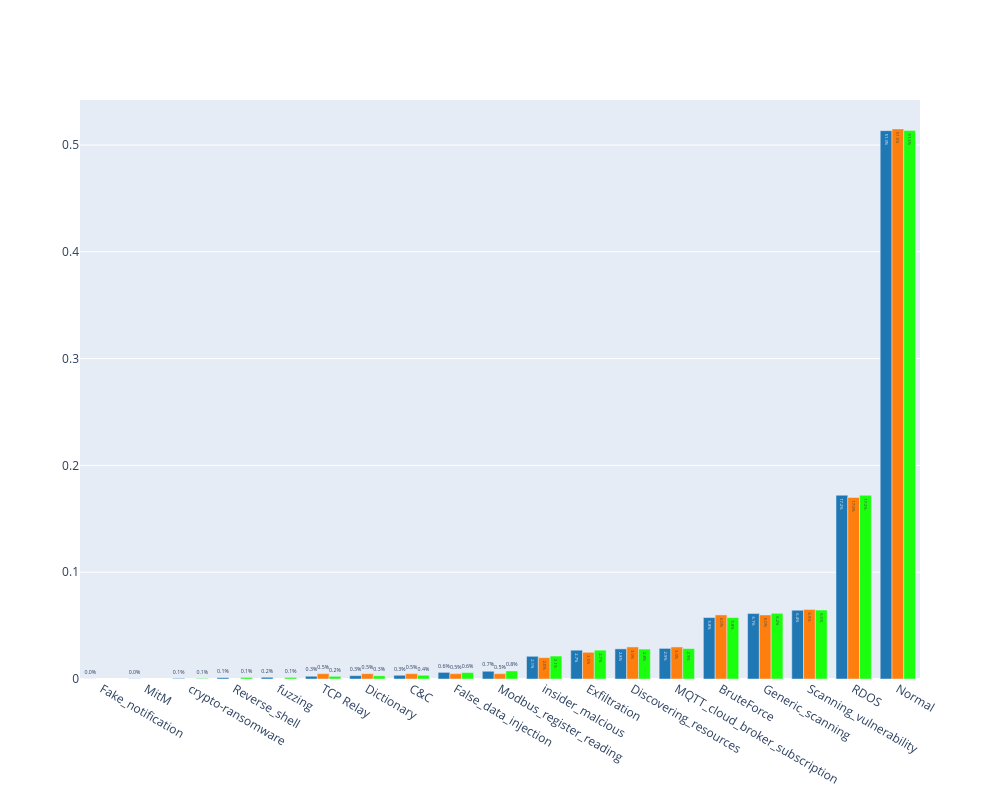

The notebook cell saved with this chart:
### Code cell
from sklearn.model_selection import train_test_split
import plotly.graph_objects as go

target_cols = ['class1', 'class2', 'class3']

X = df.drop(columns=target_cols)
y = df[['class1']]  # Focus on class1 for now

# Create the 1,000 row set
X_train_small, X_test_small, y_train_small, y_test_small = train_test_split(
    X, y, train_size=800, test_size=200, stratify=y, random_state=42
)

# Create the 10,000 row set
X_train_large, X_test_large, y_train_large, y_test_large = train_test_split(
    X, y, train_size=8000, test_size=2000, stratify=y, random_state=42
)

original_dist = df['class1'].value_counts(normalize=True).sort_index()
small_test_dist = y_test_small['class1'].value_counts(
    normalize=True).sort_index()
large_test_dist = y_test_large['class1'].value_counts(
    normalize=True).sort_index()

# 2. Create the Figure
fig = go.Figure(data=[
    go.Bar(
        name='Original Dataset',
        x=original_dist.index,
        y=original_dist.values,
        text=[f'{p:.1%}' for p in original_dist.values],
        textposition='auto',
        marker_color='#1f77b4'
    ),
    go.Bar(
        name='Small Test Set',
        x=small_test_dist.index,
        y=small_test_dist.values,
        text=[f'{p:.1%}' for p in small_test_dist.values],
        textposition='auto',
        marker_color='#ff7f0e'
    ),
    go.Bar(
        name='Large Test Set',
        x=large_test_dist.index,
        y=large_test_dist.values,
        text=[f'{p:.1%}' for p in large_test_dist.values],
        textposition='auto',
        marker_color="#1aff0e"
    )
])

fig.update_layout(
    # 'total ascending' makes the largest bar top-most in a horizontal plot
    xaxis={'categoryorder': 'total ascending'},
    showlegend=False,
    width=1000,
    height=800
)

fig.show()

pd.set_option('display.expand_frame_repr', False)
pd.set_option('display.max_columns', None)
pd.set_option('display.width', 1000)  # Ensure the width is large enough

orig_counts = df['class1'].value_counts()
orig_pcts = df['class1'].value_counts(normalize=True) * 100

# 2. Calculate counts and percentages for the Test Set
small_test_counts = y_test_small['class1'].value_counts()
small_test_pcts = y_test_small['class1'].value_counts(normalize=True) * 100

large_test_counts = y_test_large['class1'].value_counts()
large_test_pcts = y_test_large['class1'].value_counts(normalize=True) * 100

# 3. Combine into a single detailed DataFrame
comparison_table = pd.DataFrame({
    'Original (count)': orig_counts,
    'Original (%)': orig_pcts,
    'Small Test Set (count)': small_test_counts,
    'Small Test Set (%)': small_test_pcts,
    'Large Test Set (count)': large_test_counts,
    'Large Test Set (%)': large_test_pcts
})

# 4. Optional: Add a column to show the percentage of the total that went to the test set
# (This should be roughly 20% if you used test_size=0.2)
comparison_table['Small Split Check (%)'] = (
    small_test_counts / orig_counts) * 100
comparison_table['Large Split Check (%)'] = (
    large_test_counts / orig_counts) * 100

# 5. Clean up the display
print("--- Detailed Distribution Table (class1) ---")
print(comparison_table.round(2))

### Figure 1 — Plotly figure (JSON) as saved in the notebook; plotly's stock layout.template omitted (floating-point values rounded to 4 significant figures)
{"data": [{"marker": {"color": "#1f77b4"}, "name": "Original Dataset", "text": ["5.8%", "0.3%", "0.3%", "2.8%", "2.7%", "0.0%", "0.6%", "6.1%", "2.9%", "0.0%", "0.7%", "51.3%", "17.2%", "0.1%", "6.4%", "0.3%", "0.1%", "0.2%", "2.1%"], "textposition": "auto", "type": "bar", "x": ["BruteForce", "C&C", "Dictionary", "Discovering_resources", "Exfiltration", "Fake_notification", "False_data_injection", "Generic_scanning", "MQTT_cloud_broker_subscription", "MitM", "Modbus_register_reading", "Normal", "RDOS", "Reverse_shell", "Scanning_vulnerability", "TCP Relay", "crypto-ransomware", "fuzzing", "insider_malcious"], "y": [0.05755, 0.003488, 0.003133, 0.0282, 0.02697, 3.411e-05, 0.006206, 0.06125, 0.02866, 0.0001425, 0.007252, 0.5134, 0.1721, 0.001238, 0.06439, 0.002582, 0.000558, 0.0016, 0.02126]}, {"marker": {"color": "#ff7f0e"}, "name": "Small Test Set", "text": ["6.0%", "0.5%", "0.5%", "3.0%", "2.5%", "0.5%", "6.0%", "3.0%", "0.5%", "51.5%", "17.0%", "6.5%", "0.5%", "2.0%"], "textposition": "auto", "type": "bar", "x": ["BruteForce", "C&C", "Dictionary", "Discovering_resources", "Exfiltration", "False_data_injection", "Generic_scanning", "MQTT_cloud_broker_subscription", "Modbus_register_reading", "Normal", "RDOS", "Scanning_vulnerability", "TCP Relay", "insider_malcious"], "y": [0.06, 0.005, 0.005, 0.03, 0.025, 0.005, 0.06, 0.03, 0.005, 0.515, 0.17, 0.065, 0.005, 0.02]}, {"marker": {"color": "#1aff0e"}, "name": "Large Test Set", "text": ["5.8%", "0.4%", "0.3%", "2.8%", "2.7%", "0.6%", "6.2%", "2.9%", "0.8%", "51.3%", "17.2%", "0.1%", "6.5%", "0.2%", "0.1%", "0.1%", "2.1%"], "textposition": "auto", "type": "bar", "x": ["BruteForce", "C&C", "Dictionary", "Discovering_resources", "Exfiltration", "False_data_injection", "Generic_scanning", "MQTT_cloud_broker_subscription", "Modbus_register_reading", "Normal", "RDOS", "Reverse_shell", "Scanning_vulnerability", "TCP Relay", "crypto-ransomware", "fuzzing", "insider_malcious"], "y": [0.0575, 0.0035, 0.003, 0.028, 0.027, 0.006, 0.0615, 0.0285, 0.0075, 0.5135, 0.172, 0.0015, 0.0645, 0.0025, 0.0005, 0.0015, 0.0215]}], "layout": {"height": 800, "showlegend": false, "width": 1000, "xaxis": {"categoryorder": "total ascending"}}}
